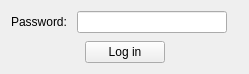
<?xml version="1.0" encoding="UTF-8"?>
<ui version="4.0">
 <class>formLogin</class>
 <widget class="QWidget" name="formLogin">
  <property name="windowModality">
   <enum>Qt::WindowModality::ApplicationModal</enum>
  </property>
  <property name="geometry">
   <rect>
    <x>0</x>
    <y>0</y>
    <width>249</width>
    <height>74</height>
   </rect>
  </property>
  <property name="windowTitle">
   <string>Engineering</string>
  </property>
  <layout class="QVBoxLayout" name="verticalLayout">
   <item>
    <layout class="QFormLayout" name="formLayout">
     <item row="0" column="0">
      <widget class="QLabel" name="lblPassword">
       <property name="text">
        <string>Password: </string>
       </property>
      </widget>
     </item>
     <item row="0" column="1">
      <widget class="QLineEdit" name="txtPassword">
       <property name="maximumSize">
        <size>
         <width>150</width>
         <height>16777215</height>
        </size>
       </property>
       <property name="echoMode">
        <enum>QLineEdit::EchoMode::Password</enum>
       </property>
      </widget>
     </item>
    </layout>
   </item>
   <item>
    <layout class="QHBoxLayout" name="horizontalLayout">
     <item>
      <spacer name="horizontalSpacer">
       <property name="orientation">
        <enum>Qt::Orientation::Horizontal</enum>
       </property>
       <property name="sizeHint" stdset="0">
        <size>
         <width>40</width>
         <height>20</height>
        </size>
       </property>
      </spacer>
     </item>
     <item>
      <widget class="QPushButton" name="btnLogin">
       <property name="text">
        <string>Log in</string>
       </property>
      </widget>
     </item>
     <item>
      <spacer name="horizontalSpacer_2">
       <property name="orientation">
        <enum>Qt::Orientation::Horizontal</enum>
       </property>
       <property name="sizeHint" stdset="0">
        <size>
         <width>40</width>
         <height>20</height>
        </size>
       </property>
      </spacer>
     </item>
    </layout>
   </item>
  </layout>
 </widget>
 <resources/>
 <connections/>
</ui>
